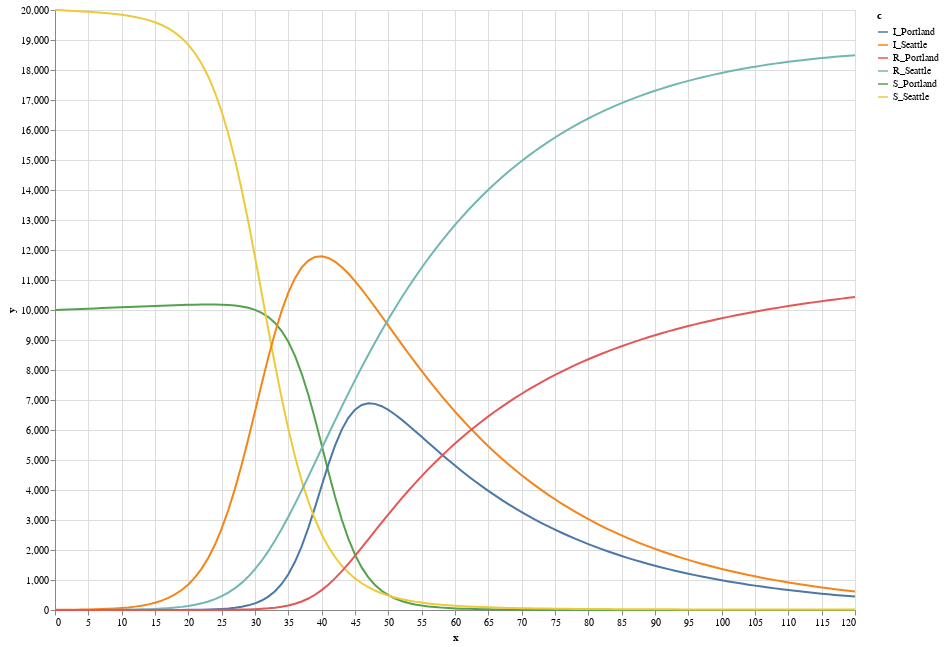

Notebook cell for this chart:
### Markdown cell above
Note that the above model is incomplete - it is missing bindings for variables like `Infect_Seattle_rate_14`.  For this reason it is output not as a model but as a string that can be saved (using `save`) and edited.  Automation of the addition of default rates for these variables is a work in progress.

After editing the file, we can use `simulateODE` on model normally and plot it:

### Code cell
plot(simulateODE(loadESL("stratified_edited.esl"), 0, 120.0, 1.0), "time")

### Figure 1 — Vega-Lite specification as saved in the notebook (floating-point values rounded to 4 significant figures; data arrays with more than 128 entries replaced by an {"elided": "..."} marker saying what was removed)
{"$schema": "https://vega.github.io/schema/vega-lite/v4.json", "data": {"values": {"elided": "726 records"}}, "description": "Plot [TODO: real description]", "encoding": {"color": {"field": "c", "type": "nominal"}, "x": {"field": "x", "type": "quantitative"}, "y": {"field": "y", "type": "quantitative"}}, "height": 600, "mark": "line", "width": 800}
